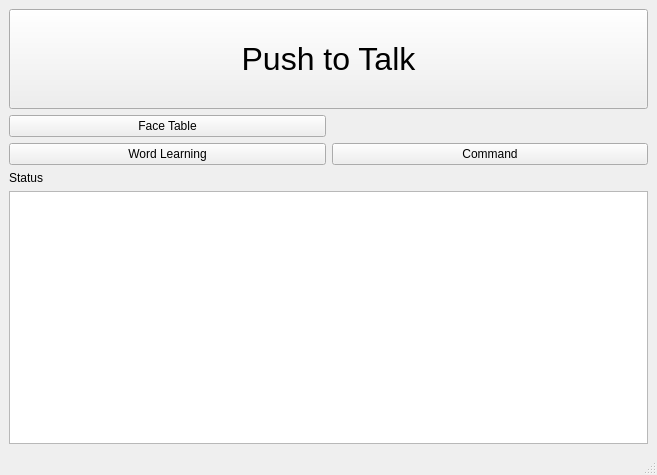
<?xml version="1.0" encoding="UTF-8"?>
<ui version="4.0">
 <class>MainWindow</class>
 <widget class="QMainWindow" name="MainWindow">
  <property name="geometry">
   <rect>
    <x>0</x>
    <y>0</y>
    <width>657</width>
    <height>475</height>
   </rect>
  </property>
  <property name="windowTitle">
   <string>Speech Recognition Gui</string>
  </property>
  <widget class="QWidget" name="centralwidget">
   <layout class="QGridLayout" name="gridLayout">
    <item row="0" column="0" colspan="2">
     <widget class="QPushButton" name="p2tButton">
      <property name="sizePolicy">
       <sizepolicy hsizetype="Minimum" vsizetype="Fixed">
        <horstretch>40</horstretch>
        <verstretch>0</verstretch>
       </sizepolicy>
      </property>
      <property name="minimumSize">
       <size>
        <width>400</width>
        <height>100</height>
       </size>
      </property>
      <property name="font">
       <font>
        <pointsize>24</pointsize>
       </font>
      </property>
      <property name="text">
       <string>Push to Talk</string>
      </property>
     </widget>
    </item>
    <item row="5" column="0" colspan="2">
     <widget class="QPlainTextEdit" name="statusBox">
      <property name="readOnly">
       <bool>true</bool>
      </property>
     </widget>
    </item>
    <item row="2" column="0">
     <widget class="QPushButton" name="wlButton">
      <property name="text">
       <string>Word Learning</string>
      </property>
     </widget>
    </item>
    <item row="2" column="1">
     <widget class="QPushButton" name="cButton">
      <property name="text">
       <string>Command</string>
      </property>
     </widget>
    </item>
    <item row="3" column="0">
     <widget class="QLabel" name="label">
      <property name="text">
       <string>Status</string>
      </property>
     </widget>
    </item>
    <item row="1" column="0">
     <widget class="QPushButton" name="faceTableButton">
      <property name="text">
       <string>Face Table</string>
      </property>
     </widget>
    </item>
   </layout>
  </widget>
  <widget class="QMenuBar" name="menubar">
   <property name="geometry">
    <rect>
     <x>0</x>
     <y>0</y>
     <width>657</width>
     <height>25</height>
    </rect>
   </property>
  </widget>
  <widget class="QStatusBar" name="statusbar"/>
 </widget>
 <resources/>
 <connections/>
</ui>
